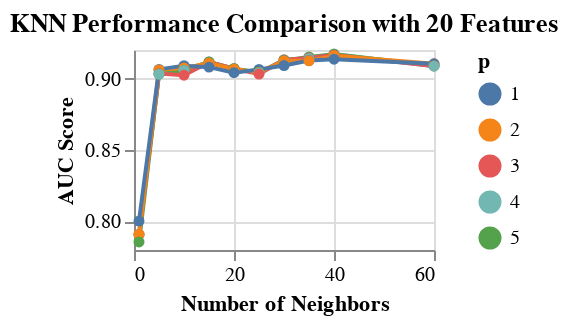

Source (notebook cell):
### Code cell
plot_GS_KNN(20)

### Figure 1 — Vega-Lite specification as saved in the notebook (floating-point values rounded to 4 significant figures)
{"$schema": "https://vega.github.io/schema/vega-lite/v2.6.0.json", "config": {"view": {"height": 300, "width": 400}}, "data": {"name": "data-2f83713f3a1f315d6e94240bc76aacf0"}, "datasets": {"data-2f83713f3a1f315d6e94240bc76aacf0": [{"fselector__k": 20, "knn__n_neighbors": 40, "knn__p": 4, "max_score": 0.9817, "mean_score": 0.9173, "min_score": 0.8421, "std_score": 0.05018}, {"fselector__k": 20, "knn__n_neighbors": 40, "knn__p": 5, "max_score": 0.9817, "mean_score": 0.917, "min_score": 0.841, "std_score": 0.05073}, {"fselector__k": 20, "knn__n_neighbors": 40, "knn__p": 3, "max_score": 0.9817, "mean_score": 0.9164, "min_score": 0.8432, "std_score": 0.04949}, {"fselector__k": 20, "knn__n_neighbors": 40, "knn__p": 2, "max_score": 0.9817, "mean_score": 0.916, "min_score": 0.8444, "std_score": 0.04853}, {"fselector__k": 20, "knn__n_neighbors": 35, "knn__p": 5, "max_score": 0.9828, "mean_score": 0.9151, "min_score": 0.8501, "std_score": 0.04687}, {"fselector__k": 20, "knn__n_neighbors": 35, "knn__p": 3, "max_score": 0.984, "mean_score": 0.9145, "min_score": 0.8444, "std_score": 0.04902}, {"fselector__k": 20, "knn__n_neighbors": 35, "knn__p": 4, "max_score": 0.9828, "mean_score": 0.914, "min_score": 0.8444, "std_score": 0.04849}, {"fselector__k": 20, "knn__n_neighbors": 40, "knn__p": 1, "max_score": 0.9828, "mean_score": 0.9135, "min_score": 0.8398, "std_score": 0.04967}, {"fselector__k": 20, "knn__n_neighbors": 30, "knn__p": 4, "max_score": 0.9817, "mean_score": 0.9132, "min_score": 0.8558, "std_score": 0.04515}, {"fselector__k": 20, "knn__n_neighbors": 30, "knn__p": 3, "max_score": 0.9817, "mean_score": 0.913, "min_score": 0.8547, "std_score": 0.04521}, {"fselector__k": 20, "knn__n_neighbors": 30, "knn__p": 5, "max_score": 0.9817, "mean_score": 0.9127, "min_score": 0.8547, "std_score": 0.04541}, {"fselector__k": 20, "knn__n_neighbors": 35, "knn__p": 1, "max_score": 0.9817, "mean_score": 0.9126, "min_score": 0.8455, "std_score": 0.04937}, {"fselector__k": 20, "knn__n_neighbors": 35, "knn__p": 2, "max_score": 0.984, "mean_score": 0.9124, "min_score": 0.8421, "std_score": 0.05059}, {"fselector__k": 20, "knn__n_neighbors": 30, "knn__p": 2, "max_score": 0.984, "mean_score": 0.9123, "min_score": 0.857, "std_score": 0.04657}, {"fselector__k": 20, "knn__n_neighbors": 15, "knn__p": 4, "max_score": 0.9817, "mean_score": 0.9117, "min_score": 0.8719, "std_score": 0.03871}, {"fselector__k": 20, "knn__n_neighbors": 15, "knn__p": 3, "max_score": 0.984, "mean_score": 0.9115, "min_score": 0.8696, "std_score": 0.03998}, {"fselector__k": 20, "knn__n_neighbors": 15, "knn__p": 5, "max_score": 0.9817, "mean_score": 0.9115, "min_score": 0.8719, "std_score": 0.03867}, {"fselector__k": 20, "knn__n_neighbors": 15, "knn__p": 2, "max_score": 0.9851, "mean_score": 0.9108, "min_score": 0.8661, "std_score": 0.04117}, {"fselector__k": 20, "knn__n_neighbors": 60, "knn__p": 2, "max_score": 0.9828, "mean_score": 0.9104, "min_score": 0.833, "std_score": 0.05204}, {"fselector__k": 20, "knn__n_neighbors": 60, "knn__p": 1, "max_score": 0.9783, "mean_score": 0.9103, "min_score": 0.8387, "std_score": 0.04985}, {"fselector__k": 20, "knn__n_neighbors": 30, "knn__p": 1, "max_score": 0.9863, "mean_score": 0.9091, "min_score": 0.8616, "std_score": 0.04483}, {"fselector__k": 20, "knn__n_neighbors": 60, "knn__p": 5, "max_score": 0.9851, "mean_score": 0.9091, "min_score": 0.8318, "std_score": 0.05301}, {"fselector__k": 20, "knn__n_neighbors": 10, "knn__p": 1, "max_score": 0.984, "mean_score": 0.9091, "min_score": 0.8663, "std_score": 0.0426}, {"fselector__k": 20, "knn__n_neighbors": 60, "knn__p": 3, "max_score": 0.9851, "mean_score": 0.9088, "min_score": 0.8318, "std_score": 0.05286}, {"fselector__k": 20, "knn__n_neighbors": 60, "knn__p": 4, "max_score": 0.9851, "mean_score": 0.9086, "min_score": 0.833, "std_score": 0.05243}, {"fselector__k": 20, "knn__n_neighbors": 15, "knn__p": 1, "max_score": 0.984, "mean_score": 0.908, "min_score": 0.8673, "std_score": 0.04144}, {"fselector__k": 20, "knn__n_neighbors": 10, "knn__p": 2, "max_score": 0.9851, "mean_score": 0.9073, "min_score": 0.8663, "std_score": 0.04195}, {"fselector__k": 20, "knn__n_neighbors": 20, "knn__p": 4, "max_score": 0.9817, "mean_score": 0.907, "min_score": 0.8547, "std_score": 0.04228}, {"fselector__k": 20, "knn__n_neighbors": 20, "knn__p": 3, "max_score": 0.9817, "mean_score": 0.907, "min_score": 0.857, "std_score": 0.04201}, {"fselector__k": 20, "knn__n_neighbors": 20, "knn__p": 5, "max_score": 0.9817, "mean_score": 0.907, "min_score": 0.8558, "std_score": 0.04229}, {"fselector__k": 20, "knn__n_neighbors": 20, "knn__p": 2, "max_score": 0.9817, "mean_score": 0.9065, "min_score": 0.8558, "std_score": 0.04227}, {"fselector__k": 20, "knn__n_neighbors": 5, "knn__p": 1, "max_score": 0.9783, "mean_score": 0.9064, "min_score": 0.8696, "std_score": 0.03913}, {"fselector__k": 20, "knn__n_neighbors": 25, "knn__p": 1, "max_score": 0.9794, "mean_score": 0.9064, "min_score": 0.8524, "std_score": 0.04317}, {"fselector__k": 20, "knn__n_neighbors": 5, "knn__p": 2, "max_score": 0.9783, "mean_score": 0.9061, "min_score": 0.8728, "std_score": 0.03931}, {"fselector__k": 20, "knn__n_neighbors": 10, "knn__p": 5, "max_score": 0.9817, "mean_score": 0.9057, "min_score": 0.8684, "std_score": 0.04139}, {"fselector__k": 20, "knn__n_neighbors": 10, "knn__p": 4, "max_score": 0.9817, "mean_score": 0.9057, "min_score": 0.8673, "std_score": 0.04164}, {"fselector__k": 20, "knn__n_neighbors": 25, "knn__p": 2, "max_score": 0.9828, "mean_score": 0.9045, "min_score": 0.8501, "std_score": 0.04485}, {"fselector__k": 20, "knn__n_neighbors": 25, "knn__p": 5, "max_score": 0.9817, "mean_score": 0.9043, "min_score": 0.8535, "std_score": 0.04326}, {"fselector__k": 20, "knn__n_neighbors": 20, "knn__p": 1, "max_score": 0.9783, "mean_score": 0.9041, "min_score": 0.8627, "std_score": 0.04083}, {"fselector__k": 20, "knn__n_neighbors": 25, "knn__p": 4, "max_score": 0.9805, "mean_score": 0.9039, "min_score": 0.8535, "std_score": 0.04253}, {"fselector__k": 20, "knn__n_neighbors": 5, "knn__p": 3, "max_score": 0.9783, "mean_score": 0.9035, "min_score": 0.8535, "std_score": 0.0425}, {"fselector__k": 20, "knn__n_neighbors": 25, "knn__p": 3, "max_score": 0.9805, "mean_score": 0.9032, "min_score": 0.8535, "std_score": 0.04311}, {"fselector__k": 20, "knn__n_neighbors": 5, "knn__p": 5, "max_score": 0.9783, "mean_score": 0.903, "min_score": 0.8535, "std_score": 0.04221}, {"fselector__k": 20, "knn__n_neighbors": 5, "knn__p": 4, "max_score": 0.9783, "mean_score": 0.903, "min_score": 0.8535, "std_score": 0.04221}, {"fselector__k": 20, "knn__n_neighbors": 10, "knn__p": 3, "max_score": 0.9851, "mean_score": 0.9024, "min_score": 0.862, "std_score": 0.0452}, {"fselector__k": 20, "knn__n_neighbors": 1, "knn__p": 1, "max_score": 0.8867, "mean_score": 0.8003, "min_score": 0.6854, "std_score": 0.07042}, {"fselector__k": 20, "knn__n_neighbors": 1, "knn__p": 4, "max_score": 0.8867, "mean_score": 0.7909, "min_score": 0.6854, "std_score": 0.06711}, {"fselector__k": 20, "knn__n_neighbors": 1, "knn__p": 3, "max_score": 0.8867, "mean_score": 0.7909, "min_score": 0.6854, "std_score": 0.06711}, {"fselector__k": 20, "knn__n_neighbors": 1, "knn__p": 2, "max_score": 0.8867, "mean_score": 0.7909, "min_score": 0.6854, "std_score": 0.06711}, {"fselector__k": 20, "knn__n_neighbors": 1, "knn__p": 5, "max_score": 0.8604, "mean_score": 0.7857, "min_score": 0.6854, "std_score": 0.06005}]}, "encoding": {"color": {"field": "knn__p", "title": "p", "type": "nominal"}, "x": {"field": "knn__n_neighbors", "title": "Number of Neighbors", "type": "quantitative"}, "y": {"field": "mean_score", "scale": {"zero": false}, "title": "AUC Score", "type": "quantitative"}}, "height": 100, "mark": {"point": true, "type": "line"}, "title": "KNN Performance Comparison with 20 Features", "width": 150}
